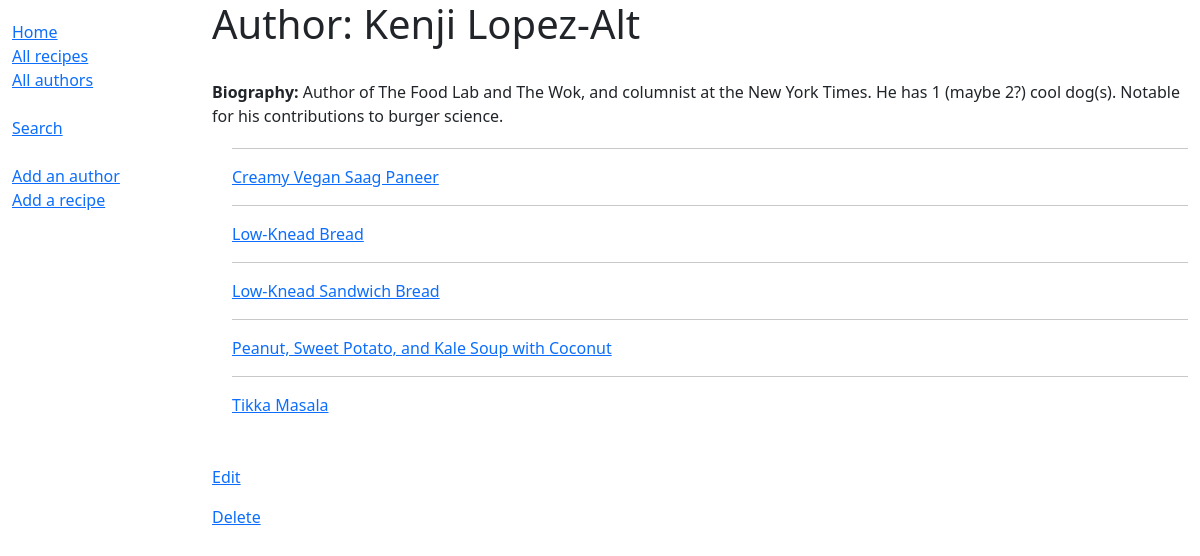
/catalog/author/2, run on the app's committed database.
### catalog/models.py (models this page shows, shortened)
class Author(models.Model):
    first_name = models.CharField(max_length=100)
    last_name = models.CharField(max_length=100)
    date_of_birth = models.DateField(null=True, blank=True)
    date_of_death = models.DateField('Died', null=True, blank=True)
    biography = models.TextField(max_length=1000, help_text='Enter a brief biography', null=True, blank=True)
    class Meta:
        ordering = ['last_name', 'first_name']
    def get_absolute_url(self):
        return reverse('author-detail', args=[str(self.id)])

class Recipe(models.Model):
    title = models.CharField(max_length=200)
    author = models.ForeignKey('Author', on_delete=models.SET_NULL, null=True) # default is for testing only
    description = models.TextField(max_length=1000, help_text='Enter a brief description of the recipe', blank=True, null=True)
    cuisine = models.ManyToManyField(Cuisine, help_text='Select a cuisine for this recipe', default=None, blank=True)
    diet = models.ManyToManyField(Diet, help_text='Select a diet for this recipe', default=None, blank=True)
    last_made = models.DateField(default=django.utils.timezone.now)
    recipe_photo = models.ImageField(upload_to='catalog/static/media/recipes/images', blank=True, null=True, help_text="Upload an image of the recipe here")
    recipe_pdf = models.FileField(upload_to='catalog/static/media/recipes/pdfs', blank=True, null=True, help_text="Or, if you prefer, upload a pdf here.")
    words = models.TextField(default = None, null=True, blank=True)
    class Meta:
        ordering = [Upper('title')]
    def get_absolute_url(self):
        return reverse('recipe-detail', args=[str(self.id)])

### catalog/views.py (the view)
# urls.py: path('author/<int:pk>', views.AuthorDetailView.as_view(), name='author-detail'),
class AuthorDetailView(generic.DetailView):
    model = Author

### catalog/templates/catalog/author_detail.html (shortened to what this page needs)
{% extends "base_generic.html" %}
{% block content %}
  <h1>Author: {{ author.first_name }} {{author.last_name}}</h1>
  <br>
  <p><strong>Biography:</strong> {{ author.biography }}</p>
  <div style="margin-left:20px;margin-top:20px">
    {% for recipe in author.recipe_set.all %}
      <hr>
      <a href="{{ recipe.get_absolute_url }}">{{ recipe.title }}</a>
    {% endfor %}
  </div>
  <br><br>
  <a href="{{ author.get_absolute_url }}/update">Edit</a></p>
  <a href="{{ author.get_absolute_url }}/delete">Delete</a></p>
{% endblock %}

### data on the page
Author: biography "Author of The Food Lab and The Wok, and columnist at the New York Times. He has 1 (maybe 2?) cool dog(s). Notable for his contributions to burger science."
Recipe: title "Creamy Vegan Saag Paneer"
Recipe: title "Low-Knead Bread"
Recipe: title "Low-Knead Sandwich Bread"
Recipe: title "Peanut, Sweet Potato, and Kale Soup with Coconut"
Recipe: title "Tikka Masala"
